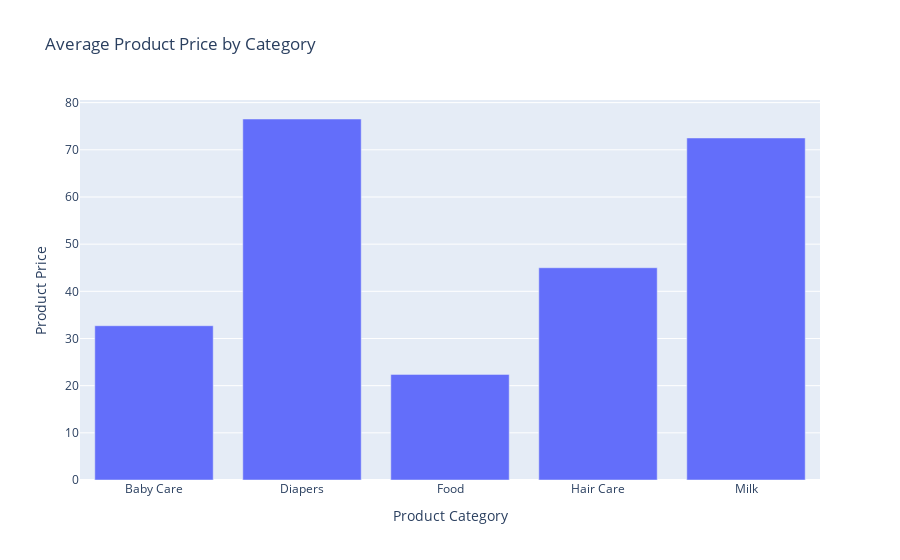

The notebook cell this image was saved under:
### Markdown cell above
### 2. What is the average price of products by product category?

### Code cell
avg_price_category = df.groupby('Product Category')['Product Price'].mean().reset_index()
px.bar(avg_price_category, x='Product Category', y='Product Price', title='Average Product Price by Category')

### Figure 1 — Plotly figure (JSON) as saved in the notebook; plotly's stock layout.template omitted (floating-point values rounded to 4 significant figures)
{"data": [{"alignmentgroup": "True", "hovertemplate": "Product Category=%{x}<br>Product Price=%{y}<extra></extra>", "legendgroup": "", "marker": {"color": "#636efa", "pattern": {"shape": ""}}, "name": "", "offsetgroup": "", "orientation": "v", "showlegend": false, "textposition": "auto", "type": "bar", "x": ["Baby Care", "Diapers", "Food", "Hair Care", "Milk"], "xaxis": "x", "y": [32.71, 76.53, 22.39, 45, 72.51], "yaxis": "y"}], "layout": {"autosize": true, "barmode": "relative", "legend": {"tracegroupgap": 0}, "title": {"text": "Average Product Price by Category"}, "xaxis": {"anchor": "y", "autorange": true, "domain": [0, 1], "range": [-0.5, 4.5], "title": {"text": "Product Category"}, "type": "category"}, "yaxis": {"anchor": "x", "autorange": true, "domain": [0, 1], "range": [0, 80.56], "title": {"text": "Product Price"}, "type": "linear"}}}
